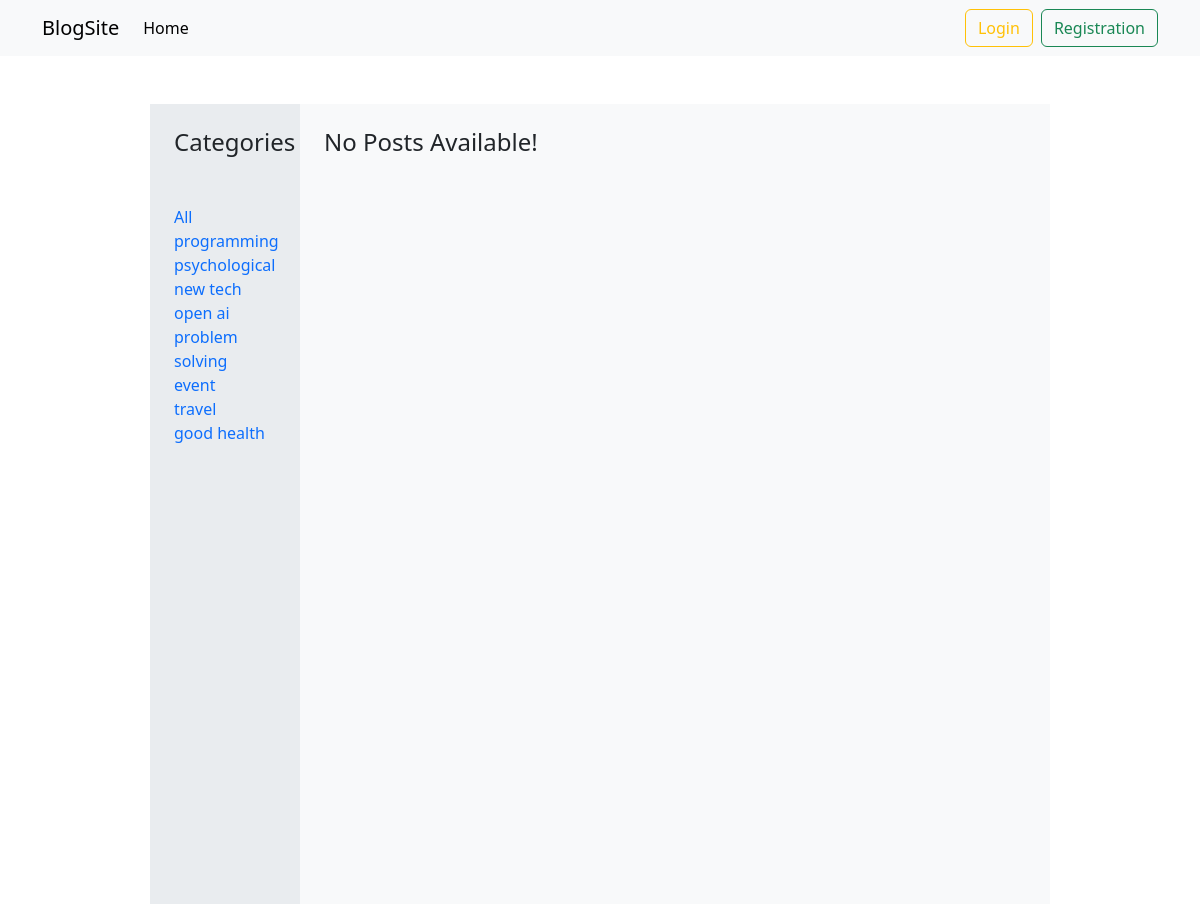
The page /category/psychological/ on the database its author committed.
### categories/models.py (models this page shows, shortened)
class Category(models.Model):
    name = models.CharField(max_length=100)
    slug = models.SlugField(max_length=100, unique=True, blank=True, null=True)

### blog_project/views.py (the view)
# urls.py: 2. Add a URL to urlpatterns:  path('', views.home, name='home')
def home(request, category_slug=None):
    posts = Post.objects.all()
    if category_slug is not None:
        category = Category.objects.get(slug=category_slug)
        posts = Post.objects.filter(category=category)
    categories = Category.objects.all()
    return render(request, 'home.html', {'posts': posts, 'categories': categories})

### templates/home.html (shortened to what this page needs)
{% extends 'base.html' %} {% block content %}
<div class="d-flex flex-wrap mt-5">
    <div class="col-lg-2 col-md-12 bg-body-secondary vh-100 p-4">
        <h4 class="mb-5">Categories</h4>
        <a class="text-decoration-none" href="{% url 'home' %}">All</a>
        <br />
        {% for category in categories %}
        <a class="text-decoration-none" href="{% url 'category_filter' category.slug %}"
            >{{category.name}}</a
        >
        <br />
        {% endfor%}
    </div>
    <div class="col-lg-10 col-md-12 p-4 bg-body-tertiary">
        {% if posts|length == 0 %}
        <h4>No Posts Available!</h4>
        {% else %}
        <h4>
            {% if posts|length > 1 %} Total {{posts | length}} posts {% else %}
            Only {{posts | length}} post {% endif %}
        </h4>
        {% endif %}
    </div>
</div>
{% endblock %}

### rows shown on the page
Category: name "programming"
Category: name "psychological"
Category: name "new tech"
Category: name "open ai"
Category: name "problem solving"
Category: name "event"
Category: name "travel"
Category: name "good health"
